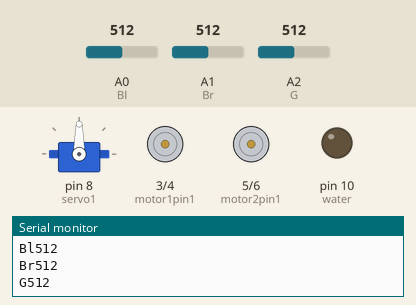
The sketch below on a simulated Arduino Uno, built with avr-gcc and run on an emulated ATmega328P. On the bench: servo, motor-driver pin pairs drawn as motors (green arrow = first pin HIGH = forward, orange = second pin HIGH = backward, longer = more drive, scaled by the enable pin), output pins drawn as LEDs (lit = HIGH), the last lines printed to the serial monitor. The test bench sets the inputs (shaded band); at power-on: A0 (Bl) = 512, A1 (Br) = 512, A2 (G) = 512.

Above: at 1.8 s.
1.9 s: A0 (Bl) set to 164
6.0 s: A0 (Bl) set to 139
At 7.3 s:
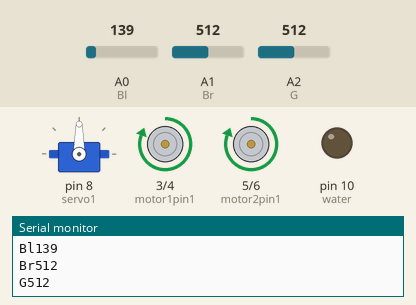
At 10.15 s:
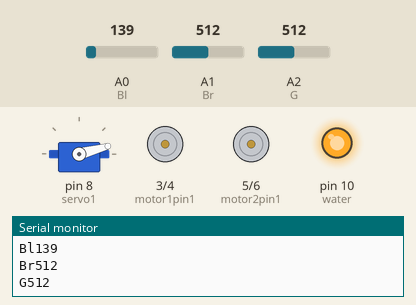
13.6 s: A1 (Br) set to 158
17.7 s: A1 (Br) set to 135
25.3 s: A1 (Br) set to 160
At 29.4 s:
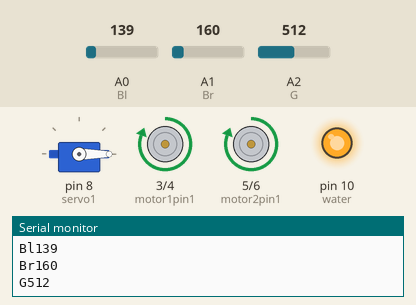
Timing chart, 0 to 29.8 s (numbered marks = the images above; inputs shaded):
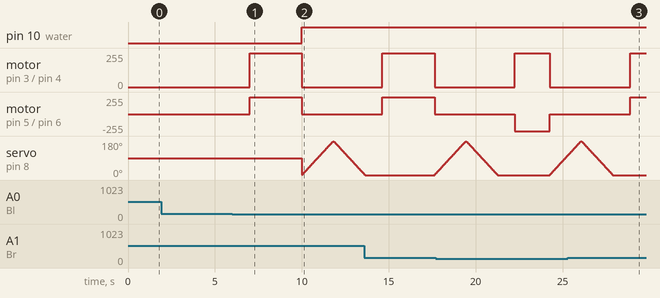

Measured:
- the behaviour switches between 150 and 149 on A0 (Bl) (found by bisection; images 0 and 1)
- after the input at 6.0 s, pin 10 (water): LOW → HIGH after 4.0 s; motor on pin 3 (motor1pin1) / pin 4 (motor1pin2), motor on pin 5 (motor2pin1) / pin 6 (motor2pin2): stopped → forward 255/255 after 1.0 s, → stopped 3.0 s later
- after the input at 25.3 s, motor on pin 5 (motor2pin1) / pin 6 (motor2pin2): stopped → forward 255/255 after 3.6 s

The sketch:

code.ino
```cpp
#include <Servo.h>

#define servo1 8
Servo motor;

int Br=A1;//Straight
int Bl=A0;//Right
int G=A2;//Left

int ena=2;
int motor1pin1 = 3;
int motor1pin2 = 4;
int motor2pin1 = 5;
int motor2pin2 = 6;
int enb=7;

int water=10;

void setup()
{
  Serial.begin(9600);

  motor.attach(servo1);

  pinMode(motor1pin1, OUTPUT);
  pinMode(motor1pin2, OUTPUT);
  pinMode(motor2pin1, OUTPUT);
  pinMode(motor2pin2, OUTPUT);
  pinMode(ena, OUTPUT);
  pinMode(enb, OUTPUT);
  pinMode(Br,INPUT);
  pinMode(Bl,INPUT);
  pinMode(G,INPUT);
  pinMode(water,OUTPUT);
}

void loop(){
analogWrite(ena, 200);
analogWrite(enb, 200);

int brvalue=analogRead(Br);
int blvalue;
int Gvalue=analogRead(G);
blvalue=analogRead(Bl);
int i;
int j;

Serial.print("Bl");
Serial.println(blvalue);
Serial.print("Br");
Serial.println(brvalue);
Serial.print("G");
Serial.println(Gvalue);
delay(1000);

if(brvalue<150)
{
    moveforward();
    delay(2000);
    stop();
    digitalWrite(water,HIGH);
    for(i=1;i<180;i++)
    {
      motor.write(i);
      delay(10);
    }
        for(i=180;i>=0;i--)
    {
      motor.write(i);
      delay(10);
    }
}

else if(blvalue<150)
{
  turnleft();
  delay(3000);
  stop();
  digitalWrite(water,HIGH);
      for(i=1;i<180;i++)
    {
      motor.write(i);
      delay(10);
    }
        for(i=180;i>=0;i--)
    {
      motor.write(i);
      delay(10);
    }
}
else if(Gvalue<150)
{
  turnright();
  delay(3000);
  stop();
  digitalWrite(water,HIGH);
      for(i=1;i<180;i++)
    {
      motor.write(i);
      delay(10);
    }
        for(i=180;i>=0;i--)
    {
      motor.write(i);
      delay(10);
    }
}
else
{
  stop();
}
}

void turnleft(){
  digitalWrite(motor1pin1, HIGH);
  digitalWrite(motor1pin2, LOW);
  digitalWrite(motor2pin1, HIGH);
  digitalWrite(motor2pin2, LOW);
}

void turnright(){
  digitalWrite(motor1pin1, LOW);
  digitalWrite(motor1pin2, HIGH);
  digitalWrite(motor2pin1, LOW);
  digitalWrite(motor2pin2, HIGH);
}

void movebackward(){
  digitalWrite(motor1pin1, LOW);
  digitalWrite(motor1pin2, HIGH);
  digitalWrite(motor2pin1, HIGH);
  digitalWrite(motor2pin2, LOW);
}

void moveforward(){
  digitalWrite(motor1pin1, HIGH);
  digitalWrite(motor1pin2, LOW);
  digitalWrite(motor2pin1, LOW);
  digitalWrite(motor2pin2, HIGH);
}

void stop(){
  analogWrite(ena, 0);
  analogWrite(ena, 0);
  digitalWrite(motor1pin1, LOW);
  digitalWrite(motor1pin2, LOW);
  digitalWrite(motor2pin1, LOW);
  digitalWrite(motor2pin2, LOW);
}
```
